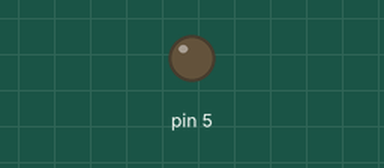
Recording of a sketch running on a simulated Arduino Uno, built with avr-gcc and run on an emulated ATmega328P. Shown: output pins drawn as LEDs (lit = HIGH).

Above: at 0.05 s.
At 2.75 s:
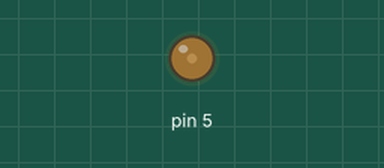
At 5.5 s:
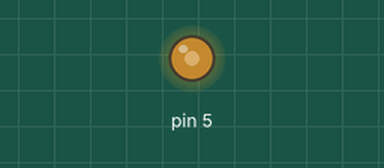
At 11.0 s:
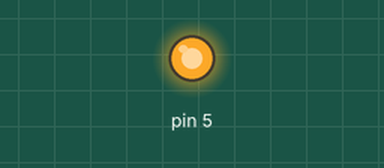
Timing chart, 0 to 14.3 s (numbered marks = the images above):
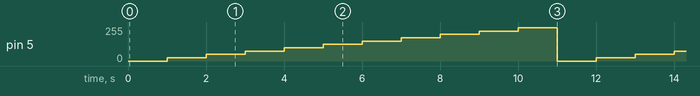

The sketch:

p4_ej2.ino
```cpp
// Ejercicio 2
// Con ayuda de tu profesor:
// 1. Configura PWM (Pin 5 como salida).
// 2. Con ayuda de PWM el Pin 5 debe de incrementar el porcentaje de ciclo útil del 0 al 100% en escalones
//    de 10%.

void setup() {
  // Configuracion Pin 5 como salida.
  pinMode(5, OUTPUT);
}

void loop() {
  // Bucle definido en <=100, incrementa contador de salida digital 5.
  for(int i=0; i<=100; i=i+10){
    // Enciende Pin 5 0%-100% del ciclo util.
    analogWrite(5, 2.5 * i);
    // Retardo de 1segundo = 1000msegundo
    delay(1000);
  }

}
```

Measured:
- by itself, pin 5: repeats every 11.0 s: 50/255 1.0 s, 75/255 1.0 s, 100/255 1.0 s, 125/255 1.0 s, 150/255 1.0 s, 175/255 1.0 s, 200/255 1.0 s, 225/255 1.0 s, 250/255 1.0 s, 0/255 1.0 s, 25/255 1.0 s
